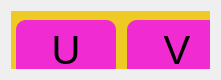
   <widget class="QWidget" name="horizontalLayoutWidget_77">
    <property name="geometry">
     <rect>
      <x>620</x>
      <y>530</y>
      <width>221</width>
      <height>80</height>
     </rect>
    </property>
    <layout class="QHBoxLayout" name="horizontalLayout_129">
     <item>
      <widget class="QFrame" name="caixa_letras_65">
       <property name="styleSheet">
        <string notr="true">background-color: rgb(239, 201, 36);</string>
       </property>
       <property name="frameShape">
        <enum>QFrame::StyledPanel</enum>
       </property>
       <property name="frameShadow">
        <enum>QFrame::Raised</enum>
       </property>
       <widget class="QWidget" name="horizontalLayoutWidget_78">
        <property name="geometry">
         <rect>
          <x>0</x>
          <y>-1</y>
          <width>221</width>
          <height>81</height>
         </rect>
        </property>
        <layout class="QHBoxLayout" name="horizontalLayout_130">
         <item>
          <widget class="QPushButton" name="botao_u">
           <property name="maximumSize">
            <size>
             <width>100</width>
             <height>60</height>
            </size>
           </property>
           <property name="font">
            <font>
             <pointsize>30</pointsize>
            </font>
           </property>
           <property name="styleSheet">
            <string notr="true">QPushButton#botao_u {
    background-color: rgb(240, 43, 209);  /*roxo: rgb(240, 43, 209);*/
}

QPushButton#botao_u:pressed {
   background-color: rgb(170, 0, 255)  /* Cor de fundo quando o botão é pressionado */
}

QPushButton#botao_u{
	border-radius: 10px;
}</string>
           </property>
           <property name="text">
            <string>U</string>
           </property>
          </widget>
         </item>
         <item>
          <widget class="QPushButton" name="botao_v">
           <property name="maximumSize">
            <size>
             <width>100</width>
             <height>60</height>
            </size>
           </property>
           <property name="font">
            <font>
             <pointsize>30</pointsize>
            </font>
           </property>
           <property name="styleSheet">
            <string notr="true">QPushButton#botao_v {
    background-color: rgb(240, 43, 209);  /*roxo: rgb(240, 43, 209);*/
}

QPushButton#botao_v:pressed {
   background-color: rgb(170, 0, 255)  /* Cor de fundo quando o botão é pressionado */
}

QPushButton#botao_v{
	border-radius: 10px;
}</string>
           </property>
           <property name="text">
            <string>V</string>
           </property>
          </widget>
         </item>
        </layout>
       </widget>
      </widget>
     </item>
    </layout>
   </widget>
